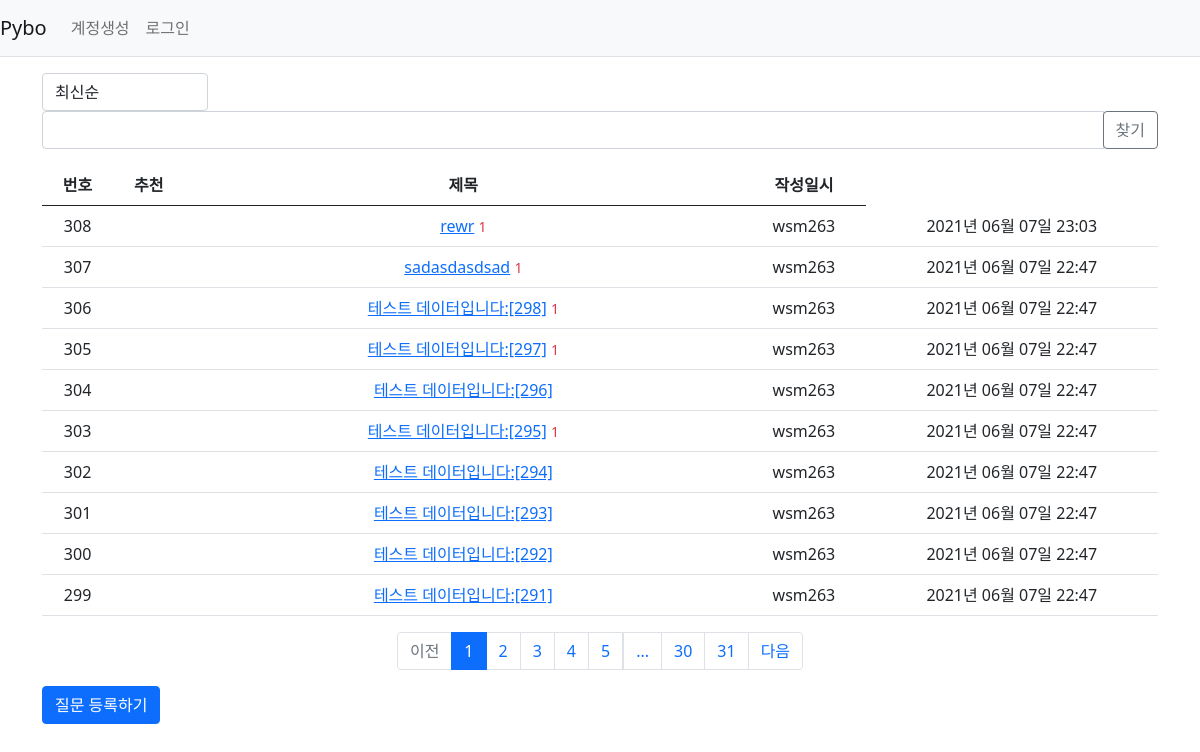
Page /question/list/ on the committed database.
### pybo/models.py (models this page shows)
class Question(db.Model):
    id = db.Column(db.Integer, primary_key=True)
    subject = db.Column(db.String(200), nullable=False)
    content = db.Column(db.Text(), nullable=False)
    create_date = db.Column(db.DateTime(), nullable=False)
    user_id = db.Column(db.Integer, db.ForeignKey(
        'user.id', ondelete='CASCADE'), nullable=False)
    user = db.relationship('User', backref=db.backref('question_set'))
    modify_date = db.Column(db.DateTime(), nullable=True)
    voter = db.relationship('User', secondary=question_voter, backref=db.backref('question_voter_set'))

class User(db.Model):
    id = db.Column(db.Integer, primary_key=True)
    username = db.Column(db.String(150), unique=True, nullable=False)
    password = db.Column(db.String(100), nullable=False)
    email = db.Column(db.String(120), unique=True, nullable=False)

### pybo/views/question_views.py (the view, shortened to what this page needs)
@bp.route('/list/')
def _list():
    page = request.args.get('page', type=int, default=1)
    kw = request.args.get('kw', type=str, default='')
    so = request.args.get('so', type=str, default='recent')
    if so == 'recommend':
        sub_query = db.session.query(question_voter.c.question_id, func.count('*').label('num_voter')) \
            .group_by(question_voter.c.question_id).subquery()
        question_list = Question.query \
            .outerjoin(sub_query, Question.id == sub_query.c.question_id) \
            .order_by(sub_query.c.num_voter.desc(), Question.create_date.desc())
    elif so == 'popular':
        sub_query = db.session.query(Answer.question_id, func.count('*').label('num_answer')) \
            .group_by(Answer.question_id).subquery()
        question_list = Question.query.outerjoin(
            sub_query, Question.id == sub_query.c.question_id) \
            .order_by(sub_query.c.num_answer.desc(), Question.create_date.desc())
    else:  # recent
        question_list = Question.query.order_by(Question.create_date.desc())
    question_list = Question.query.order_by(Question.create_date.desc())
    question_list = question_list.paginate(page, per_page=10)
    return render_template('question/question_list.html', question_list=question_list, page=page, kw=kw, so=so)

### pybo/filter.py (called while the page is built)
def format_datetime(value, fmt='%Y년 %m월 %d일 %H:%M'):
    return value.strftime(fmt)

### pybo/views/auth_views.py (called while the page is built)
@bp.before_app_request
def load_logged_in_user():
    user_id = session.get('user_id')
    if user_id is None:
        g.user = None
    else:
        g.user = User.query.get(user_id)

### pybo/templates/question/question_list.html (shortened to what this page needs)
{% extends 'base.html' %}
{% block content %}
<div class="container my-3">
    <div class="row justify-content-between my-3">
        <div class="col-2">
            <select class="form-control so">
                <option value="recent" {% if so=='recent' %}selected{% endif %}>최신순</option>
            </select>
        </div>
        <div class="col-4 input-group">
            <input type="text" class="form-control kw" value="{{ kw or '' }}">
            <div class="input-group-append">
                <button class="btn btn-outline-secondary" type="button" id="btn_search">찾기</button>
            </div>
        </div>
    </div>
    <table class="table">
        <thead>
        <tr class="text-center thead-dark">
            <th>번호</th>
            <th>추천</th>
            <th style="width:50%">제목</th>
            <th>작성일시</th>
        </tr>
        </thead>
        <tbody>
        {% if question_list %}
        {% for question in question_list.items %}
        <tr class="text-center">
            <td>{{ question_list.total - ((question_list.page-1) * question_list.per_page) - loop.index0 }}</td>
            <td>
                {% if question.voter|length > 0 %}
                <span class="badge badge-warning px-2 py-1">{{ question.voter|length }}</span>
                {% endif %}
            </td>
            <td class="text-left">
                <a href="{{ url_for('question.detail', question_id=question.id) }}">
                    {{ question.subject }}</a>
                {% if question.answer_set|length > 0 %}
                <span class='text-danger small ml-2'>{{ question.answer_set|length }}</span>
                {% endif %}
            </td>
            <td>{{ question.user.username }}</td>
            <td>{{ question.create_date|datetime }}</td>
        </tr>
        {% endfor %}
        {% else %}
        <tr>
            <td colspan="3">질문이 없습니다.</td>
        </tr>
        {% endif %}
        </tbody>
    </table>
    <ul class="pagination justify-content-center">
        {% if question_list.has_prev %}
        <li class="page-item">
            <a class="page-link" data-page="{{ question_list.prev_num }}" href="#">이전</a>
        </li>
        {% else %}
        <li class="page-item disabled">
            <a class="page-link" tabindex="-1" aria-disabled="true" href="#">이전</a>
        </li>
        {% endif %}
        {% for page_num in question_list.iter_pages() %}
            {% if page_num %}
                {% if page_num != question_list.page %}
                <li class="page-item">
                    <a class="page-link" data-page="{{ page_num }}" href="#">{{ page_num }}</a>
                </li>
                {% else %}
                <li class="page-item active" aria-current="page">
                    <a class="page-link" href="#">{{ page_num }}</a>
                </li>
                {% endif %}
           {% else %}
                <li class="disabled">
                    <a class="page-link" href="#">...</a>
                </li>
           {% endif %}
        {% endfor %}
        {% if question_list.has_next %}
        <li class="page-item">
            <a class="page-link" data-page="{{ question_list.next_num }}" href="#">다음</a>
        </li>
        {% else %}
        <li class="page-item disabled">
            <a class="page-link" tabindex="-1" aria-disabled="true" href="#">다음</a>
        </li>
        {% endif %}
    </ul>
    <a href="{{ url_for('question.create') }}" class="btn btn-primary">질문 등록하기</a>
</div>
{% endblock %}

### pybo/templates/base.html (shortened to what this page needs)
<!DOCTYPE html>
<html lang="ko">
<head>
    <link rel="stylesheet" href="{{ url_for('static', filename='bootstrap.min.css') }}">
    <link rel="stylesheet" href="{{ url_for('static', filename='style.css') }}">
</head>
<body>
{% include "navbar.html" %}
{% block content %}
{% endblock %}
</body>
</html>

### pybo/templates/navbar.html (shortened to what this page needs)
<nav class="navbar navbar-expand-lg navbar-light bg-light border-bottom">
    <a class="navbar-brand" href="{{ url_for('main.index') }}">Pybo</a>
    <div class="collapse navbar-collapse flex-grow-0" id="navbarNav">
        {% if g.user %}
        <ul class="navbar-nav">
            <li class="nav-item">
                <a class="nav-link" href="{{ url_for('auth.logout') }}">{{ g.user.username }} (로그아웃)</a>
            </li>
        </ul>
        {% else %}
        <ul class="navbar-nav">
            <li class="nav-item ">
                <a class="nav-link" href="{{ url_for('auth.signup') }}">계정생성</a>
            </li>
            <li class="nav-item ">
                <a class="nav-link" href="{{ url_for('auth.login') }}">로그인</a>
            </li>
        </ul>
        {% endif %}
    </div>
</nav>

### rows in the picture
Question: total "308", subject "rewr", answer_set|length "1", user.username "wsm263", create_date "2021년 06월 07일 23:03"
Question: total "307", subject "sadasdasdsad", answer_set|length "1", user.username "wsm263", create_date "2021년 06월 07일 22:47"
Question: total "306", subject "테스트 데이터입니다:[298]", answer_set|length "1", user.username "wsm263", create_date "2021년 06월 07일 22:47"
Question: total "305", subject "테스트 데이터입니다:[297]", answer_set|length "1", user.username "wsm263", create_date "2021년 06월 07일 22:47"
Question: total "304", subject "테스트 데이터입니다:[296]", user.username "wsm263", create_date "2021년 06월 07일 22:47"
Question: total "303", subject "테스트 데이터입니다:[295]", answer_set|length "1", user.username "wsm263", create_date "2021년 06월 07일 22:47"
Question: total "302", subject "테스트 데이터입니다:[294]", user.username "wsm263", create_date "2021년 06월 07일 22:47"
Question: total "301", subject "테스트 데이터입니다:[293]", user.username "wsm263", create_date "2021년 06월 07일 22:47"
Question: total "300", subject "테스트 데이터입니다:[292]", user.username "wsm263", create_date "2021년 06월 07일 22:47"
Question: total "299", subject "테스트 데이터입니다:[291]", user.username "wsm263", create_date "2021년 06월 07일 22:47"

### other values in the picture
{{ page_num }} "1"
{{ page_num }} "2" "3" "4" "5" "30" "31"
